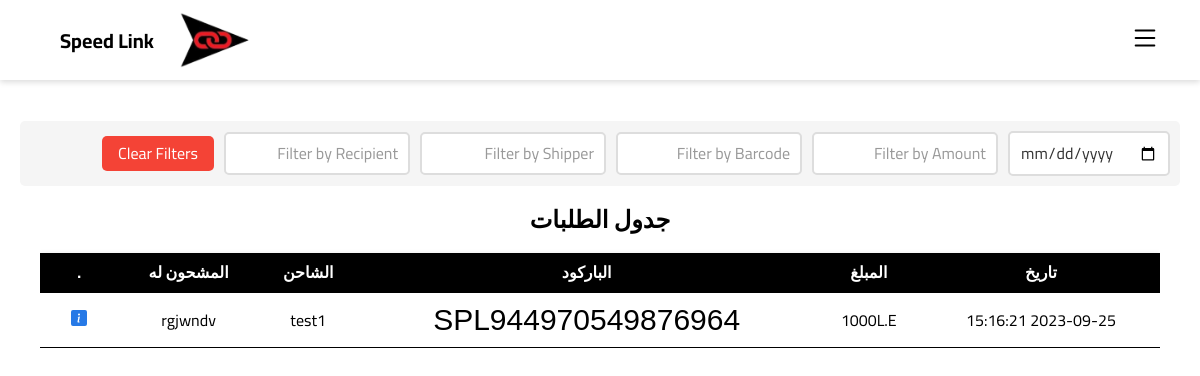
The app's page /archive (signed in) with its own data.
### app.py (models this page shows)
class Shipment(db.Model):
    id = db.Column(db.Integer, primary_key=True)
    barcode = db.Column(db.String(18))
    shipper_username = db.Column(db.Integer)
    status = db.Column(db.String(50))
    delivery_id = db.Column(db.Integer)
    shipper_name = db.Column(db.String(100))
    shipper_phone_1 = db.Column(db.String(11))
    shipper_phone_2 = db.Column(db.String(11))
    shipper_address = db.Column(db.String(200))
    shipper_city = db.Column(db.String(100))
    shipper_wallet_code = db.Column(db.String(15))
    shipper_note = db.Column(db.Text)
    recipient_name = db.Column(db.String(100))
    recipient_phone_1 = db.Column(db.String(15))
    recipient_phone_2 = db.Column(db.String(15))
    recipient_address = db.Column(db.String(200))
    recipient_city = db.Column(db.String(100))
    recipient_note = db.Column(db.Text)
    pprice = db.Column(db.Integer)
    dprice = db.Column(db.Integer)
    tprice = db.Column(db.Integer)
    shipment_status = db.Column(db.String(100))
    date = db.Column(db.String(23))
    delivery_date = db.Column(db.String(23) )
    aws_code = db.Column(db.String(25))
    how = db.Column(db.String(25))
    isprint = db.Column(db.Integer)
    issend = db.Column(db.Integer)
    Collector = db.Column(db.Integer)

### app.py (the view)
@app.route("/archive")
def archive():
    utype = session['user_type']
    if utype == 'admin':
        infoL = Shipment.query.all()
        infoL=infoL[::-1]
        return render_template('archive.html',infoL=infoL)
    elif utype == 'shipper':
        infoL=infoL[::-1]
        infoL = Shipment.query.filter_by(shipper_username=session['username']).all()
        return render_template('archive.html',infoL=infoL)
    else:
        return render_template('404.html')

### templates/archive.html (shortened to what this page needs)
{% extends 'base.html' %} {% block content %}
<link href="https://fonts.cdnfonts.com/css/barcode-font" rel="stylesheet">
<div class="filter-container">
    <input type="date" id="dateFilter">
    <input type="text" id="amountFilter" placeholder="Filter by Amount">
    <input type="text" id="barcodeFilter" placeholder="Filter by Barcode">
    <input type="text" id="shipperFilter" placeholder="Filter by Shipper">
    <input type="text" id="recipientFilter" placeholder="Filter by Recipient">
    <button class="clear-button" onclick="clearFilters()">Clear Filters</button>
</div>
<div class="operations-table">
    <h2>جدول الطلبات</h2>{% if infoL %}
    <table>
        <thead>
            <tr>
                <th>تاريخ</th>
                <th>المبلغ</th>
                <th>الباركود</th>
                <th>الشاحن</th>
                <th>المشحون له</th>
                <th>.</th>
            </tr>
        </thead>
        <tbody>
           {% for log in infoL%}
            <tr>
                <td>{{ log.date }}</td>
                <td>{{ log.pprice }}L.E</td>
                <td>
                    <p class="code">
                        {{ log.barcode }}
                    </p>
                </td>
               <td>{{ log.shipper_name }}</td>
               <td>{{ log.recipient_name }}</td>
               <td><a href="/track/{{log.barcode}}"  class="details-btn"></a></td>
            </tr>
            {% endfor %}
        </tbody>
    </table>{% endif %}
</div>
{% endblock %}

### static/css/style.css (style rules this page uses)
* { margin: 0; padding: 0; box-sizing: border-box; }
body { font-family: 'Cairo', sans-serif; background: rgb(189, 208, 251); }

### templates/base.html (style rules this page uses)
body { margin: 0; padding: 0; background-color: #fff; font-family: "Cairo", sans-serif; direction: rtl; min-height: 100vh; }

### templates/archive.html (style rules this page uses)
.operations-table { text-align: center; margin: 20px; overflow-x: auto; }
.operations-table h2 { margin-bottom: 20px; }
.operations-table table { width: 100%; border-collapse: collapse; background-color: #fff; box-shadow: 0 2px 6px rgba(0, 0, 0, 0.15); }
.operations-table th, td { padding: 10px; border-bottom: 1px solid #000; }
.operations-table th { color: #fff; }
.operations-table th { background-color: #000; font-weight: bold; }
.operations-table td { text-align: center; }
.details-btn { padding: 1px 10px; color: #fff; border: none; border-radius: 4px; cursor: pointer; text-decoration: none; }
.code { font-family: 'barcode font', sans-serif; font-size : 30px; }
.filter-container { display: flex; flex-wrap: wrap; gap: 10px; align-items: center; background-color: #f5f5f5; padding: 10px; border-radius: 5px; }
.filter-container input[type="text"], .filter-container input[type="date"] { padding: 10px; border: 2px solid #ddd; border-radius: 5px; font-size: 16px; color: #333; }
.filter-container input[type="text"]::placeholder, .filter-container input[type="date"]::placeholder { color: #999; }
.clear-button { background-color: #f44336; color: white; border: none; border-radius: 5px; padding: 8px 16px; cursor: pointer; }

### records on screen
Shipment: date "2023-09-25 15:16:21", pprice "1000", barcode "SPL944970549876964", shipper_name "test1", recipient_name "rgjwndv"
